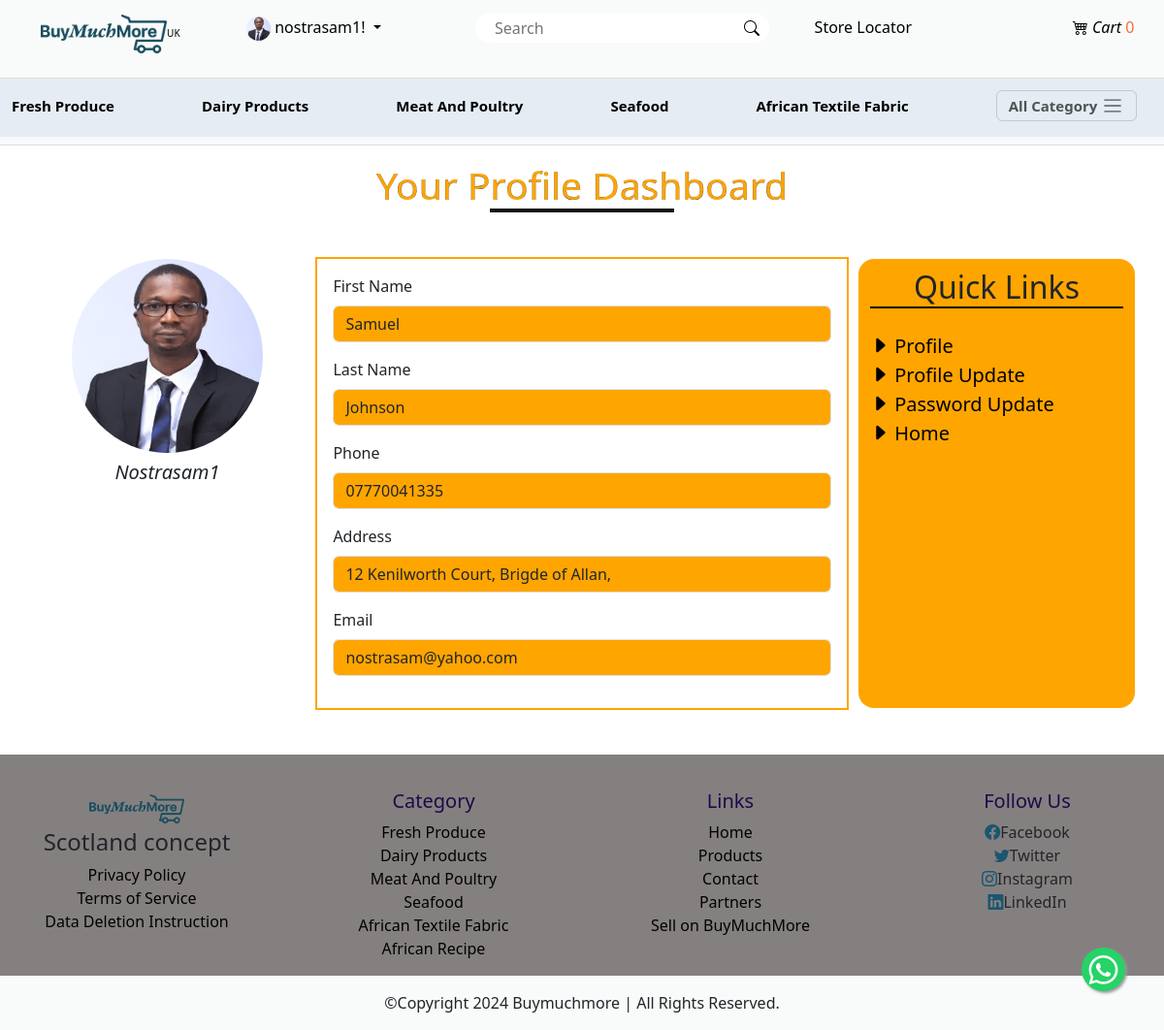
Screenshot of /profile (signed in) with the database file from the repository.
### main/models.py (models this page shows, shortened)
class AppInfo(models.Model):
    appname = models.CharField(max_length=50)
    logo = models.ImageField(upload_to='logo')
    carousel1 = models.ImageField(upload_to='carousel')
    carousel2 = models.ImageField(upload_to='carousel')
    carousel3 = models.ImageField(upload_to='carousel')
    banner = models.ImageField(upload_to='banner')
    copyright = models.IntegerField()

class Customer(models.Model):
    user = models.OneToOneField(User, on_delete=models.CASCADE)
    stripe_customer_id = models.CharField(max_length=255, blank=True, null=True)
    first_name = models.CharField(max_length=50)
    last_name = models.CharField(max_length=50)
    email = models.EmailField(max_length=254)
    address = models.CharField(max_length=150)
    phone = models.CharField(max_length=50)
    pix = models.ImageField(upload_to='customer')
    latitude = models.FloatField(default=0.0)
    longitude = models.FloatField(default=0.0)

class Category(models.Model):
    brand = models.CharField(max_length=50)
    slug = models.SlugField(unique=True)
    description = models.TextField()
    pix = models.ImageField(upload_to='pix')

### main/views.py (the view)
# urls.py: path('profile', views.profile, name='profile'),
@login_required(login_url='signin')
def profile(request):
    try:
        userprof = Customer.objects.get(user__username=request.user.username)
        cart = Cart.objects.filter(user=request.user, status='paid')
        context = {
            'userprof': userprof,
            'cart': cart,
        }
        return render(request, 'profile.html', context)
    except Customer.DoesNotExist:
        return redirect('kyc_upload')  # Make sure 'kyc' is the correct URL pattern for the KYC page

### main/context_processor.py (called while the page is built)
def slick(request):
    info = AppInfo.objects.get(pk=1)
    categ = Category.objects.all()
    categs = FeatureItem.objects.all()
    context = {
        'info':info,
        'categ':categ,
        'categs':categs,
    }
    return context

def cart_total_quantity(request):
    if request.user.is_authenticated:
        total_quantity = Cart.objects.filter(user=request.user, paid=False).aggregate(total_quantity=Sum('quantity'))['total_quantity'] or 0
    else:
        total_quantity = 0
    return {'total_quantity': total_quantity}

### main/templates/profile.html
{% extends 'base.html' %}
{% block header %} {% include 'header.html' %} {% endblock header %}
{% block content %}
<div class="container detailh1">
  <div class="row">
    <h1 class="text-center title mt-5 mb-5">your profile dashboard</h1>
    <div class="col-12 col-md-3 pavatar">
      <img src="{{userprof.pix.url}}" alt="">
      <h5>{{userprof.user}}</h5>
    </div>
    <div class="col-12 col-md-6 pform">
      <form>
        <div class="mb-3">
          <label for="exampleInputEmail1" class="form-label">First Name</label>
          <input type="text" value="{{userprof.first_name}}" class="form-control" id="exampleInputEmail1" aria-describedby="emailHelp">
        </div>
        <div class="mb-3">
          <label for="exampleInputEmail1" class="form-label">Last Name</label>
          <input type="text" value="{{userprof.last_name}}" class="form-control" id="exampleInputEmail1" aria-describedby="emailHelp">
        </div>
        <div class="mb-3">
          <label for="exampleInputEmail1" class="form-label">Phone</label>
          <input type="text" value="{{userprof.phone}}" class="form-control" id="exampleInputEmail1" aria-describedby="emailHelp">
        </div>
        <div class="mb-3">
          <label for="exampleInputEmail1" class="form-label">Address</label>
          <input type="text" value="{{userprof.address}}" class="form-control" id="exampleInputEmail1" aria-describedby="emailHelp">
        </div>
        <div class="mb-3">
          <label for="exampleInputEmail1" class="form-label">Email</label>
          <input type="email" value="{{userprof.email}}" class="form-control" id="exampleInputEmail1" aria-describedby="emailHelp">
        </div>
      </form>
    </div>
    <div class="col-12 col-md-3 plink">
      <h2 class="text-center">Quick Links</h2>
      <ul class="list-unstyled pt-3">
        <li><a href="{% url 'profile' %}"><i class="bi bi-caret-right-fill"></i> profile</a></li>
        <li><a href="{% url 'profile_update' %}"><i class="bi bi-caret-right-fill"></i> profile update</a></li>
        <li><a href="{% url 'password_update' %}"><i class="bi bi-caret-right-fill"></i> password update</a></li>
        <li><a href="{% url 'home' %}"><i class="bi bi-caret-right-fill"></i> home</a></li>
      </ul>
    </div>
  </div>
</div>
{% endblock content %}
{% block footer %} {% include 'footer.html' %} {% endblock footer %}

### main/templates/header.html (shortened to what this page needs)
{% load static %}
<body>
<nav class="navbar navbar-expand-lg">
    <div class="container">
      <a class="navbar-brand uk" href="{% url 'home' %}"><img src="{{info.logo.url}}" style="height: 40px;">UK</a>
      <div class="collapse navbar-collapse" id="navbarSupportedContent">
        <ul class="navbar-nav me-auto mb-2 mb-lg-0">
          {% if user.is_authenticated %}
          <li class="nav-item dropdown">
            <a class="nav-link dropdown-toggle" href="#" role="button" data-bs-toggle="dropdown" aria-expanded="false">
              {% if user.customer %}
              <img src="{{user.customer.pix.url}}" style="height: 25px;">
              {% endif %}
              {% if request.user %}
              <span>{{user.username}}!</span>
              {% endif %}
            </a>
          </li>
          {% else %}
          <li class="nav-item">
            <a class="nav-link" href="{% url 'signin' %}"> Login </a>
          </li>
          {% endif %}
          <form action="{% url 'search' %}" method="POST">
            <div class="search-container" style="position: relative; width: 100%;">
                <input type="text" placeholder="Search" name="search" style="width: 100%; padding-right: 40px;">
                <button type="submit" class="bi bi-search" style="position: absolute; right: 0; top: 0; height: 100%; border: none; background: none; padding: 0 10px; cursor: pointer;">
                </button>
            </div>
        </form>
         <div>
        {% if user.is_authenticated %}
                    {% if user.customer %}
                        <li class="nav-item">
                            <a class="nav-link text-nowrap" href="{% url 'nearest_locations_for_customer' customer_id=user.customer.id %}">Store Locator</a>
                        </li>
                    {% elif user.merchant %}
                        <li class="nav-item">
                            <a class="nav-link text-nowrap delivery" href="{% url 'nearest_locations_for_merchant' merchant_id=user.merchant.id %}">Delivery Service Locator</a>
                        </li>
                    {% endif %}
                    {% endif %}
                  </div>
                  <div>
                    <li class="nav-item carticon">
                        <a class="nav-link text-nowrap " href="{% url 'cart' %}">
                            <i class="bi bi-cart4 cartcount"> Cart</i>
                            <span class="cart-count">
                                {% if total_quantity %}
                                    {{ total_quantity }}
                                {% else %}
                                    0
                                {% endif %}
                            </span>
                        </a>
                    </li>
                </div>
            </div>
          </div>
        </nav>
        <nav class="navbar bg-body-tertiary categonav">
          <div class="container-fluid bar">
            {% for item in categ|slice:":5" %}
            <a class="navbar-brand" href="{% url 'category' item.id item.slug %}">{{item.brand|title}}</a>
            {% endfor %}
            <button class="navbar-toggler" type="button" data-bs-toggle="offcanvas" data-bs-target="#offcanvasNavbar" aria-controls="offcanvasNavbar" aria-label="Toggle navigation">
              <span class="allcateg">All Category</span> <span class="navbar-toggler-icon actaeg"></span>
            </button>
        </nav>
</body>

### main/templates/footer.html (shortened to what this page needs)
{% load static %}
<div class="footer mt-5">
    <div class="footer2-container">
      <div class="row">
        <div class="col-12 col-sm6 col-md-6 col-lg-3 text-center">
          <div>
            <img src="{{info.logo.url}}" alt="">
            <h4>Scotland concept</h4>
            <ul class="list-unstyled">
              <li><a href="{% url 'privacy_policy' %}">Privacy Policy</a></li>
              <li><a href="{% url 'terms_service' %}">Terms of Service</a></li>
              <li><a href="{% url 'deletion_instruction' %}">Data Deletion Instruction</a></li>
            </ul>
          </div>
        </div>
        <div class="col-12 col-sm-6 col-md-6 col-lg-3 text-center">
          <h2>Category</h2>
          <ul class="list-unstyled">
              {% for item in categ %}
              <li><a class="dropdown-item" href="{% url 'category' item.id item.slug %}">{{item.brand|title}}</a></li>
              {% endfor %}
            </ul>
        </div>
        <div class="col-12 col-sm-6 col-md-6 col-lg-3 text-center">
          <h2>Links</h2>
          <ul class="list-unstyled">
            <li><a href="{% url 'home' %}">Home</a></li>
            <li><a href="{% url 'products' %}">Products</a></li>
            <li><a href="{% url 'contact' %}">Contact</a></li>
            <li><a href="{% url 'partnerregistration' %}">Partners</a></li>
            <li class="nav-item"><a class="nav-link text-nowrap" href="{% url 'merchregistration' %}">Sell on BuyMuchMore</a></li>
          </ul>
        </div>
        <div class="col-12 col-sm-6 col-md-6 col-lg-3 text-center">
          <h2>Follow Us</h2>
          <ul class="list-unstyled">
            <li><i class="bi bi-facebook"></i>Facebook</li>
            <li><i class="bi bi-twitter"></i>Twitter</li>
            <li><i class="bi bi-instagram"></i>Instagram</li>
            <li><i class="bi bi-linkedin"></i>LinkedIn</li>
          </ul>
        </div>
      </div>
    </div>
    <div class="container-fluid">
      <div class="row text-center footer2">
        <div class="col-12">
          <p class="pt-3">&copy;copyright <span>{{info.copyright}}</span> buymuchmore | all rights reserved.</p>
        </div>
      </div>
    </div>

### main/static/css/style.css (style rules this page uses)
* { padding: 0%; margin: 0%; box-sizing: border-box; }
.navbar { background-color: rgb(241, 245, 247); }
.navbar-nav .nav-link { color: black; font-weight: 500; margin-left: 28%; }
.navbar-nav .nav-link img { border-radius: 100%; }
.dropdown-toggle { margin-left: 29% !important; }
.navbar .uk { font-size: 10px; padding-bottom: 1.4%; }
.collapse .search-container { float: right; margin: 6px; padding-left: 140px; }
.collapse .search-container input[type=text] { width: 330px; height: 30px; border-radius: 25px; border: black; padding-left: 20px; }
.collapse .bi-search { background-color: none; color: none; border: none; }
.cart-count { color: rgb(243, 111, 55) !important; }
.title { text-transform: capitalize; color: orange; font-weight: 400; font-size: 39px; display: inline-block !important; -webkit-text-stroke: 0.2px rgb(30, 29, 29); padding-left: 40%; }
.title::after { content: ''; display: block; width: 190px; height: 4px; background-color: rgb(23, 22, 22); margin-left: auto; margin-right: auto; }
.footer { background-color: #858080; padding-top: 3%; }
.footer img { height: 40px; }
.footer h2 { text-transform: capitalize; color: rgb(27, 11, 71); font-size: 20px; }
.footer ul a { text-decoration: none; color: black; }
.footer ul i { color: rgb(26, 86, 110); }
.footer img { padding: 5px; }
.footer2 { background: rgb(249, 250, 250); }
.footer2 p { font-weight: 500; text-transform: capitalize; }
.carticon { padding-bottom: 10% !important; padding-left: 160px !important; }
.categonav .bar { height: 8vh; background-color: #e5ecf3 !important; }
.categonav a { font-size: 15px !important; font-style: normal; font-weight: 600; }
.categonav span { font-size: 15px !important; font-style: normal; font-weight: 600; }
.pavatar { text-align: center; }
.pavatar img { height: 200px; border-radius: 100%; }
.pavatar h5 { font-style: italic; text-transform: capitalize; margin-top: 3%; }
.plink { background-color: orange; border-radius: 1rem; }
.plink h2 { text-transform: capitalize; border-bottom: 2px solid black; margin-top: 4%; }
.plink ul a { text-decoration: none; text-transform: capitalize; color: black; font-size: 20px; }
.pform form { outline: 2px solid orange; padding: 3%; }
.pform form input { background-color: orange; }

### main/templates/header.html (style rules this page uses)
body { padding-top: 120px; }
.navbar { position: fixed; top: 0; width: 100%; z-index: 1030; background: rgb(249, 250, 250); border-bottom: 1px solid #ddd; }
.categonav { position: fixed; top: 68px; width: 100%; z-index: 1020; background-color: #f8f9fa; border-top: 1px solid #ddd; border-bottom: 1px solid #ddd; }
.container-fluid.bar { display: flex; justify-content: space-between; align-items: center; }
.navbar-toggler { margin-right: 1rem; }

### rows the page displays
AppInfo: logo (picture), copyright "2024"
Category: brand "Fresh Produce"
Category: brand "Dairy Products"
Category: brand "Meat And Poultry"
Category: brand "Seafood"
Category: brand "African Textile Fabric"
Customer: pix (picture), user "Nostrasam1", first_name "Samuel", last_name "Johnson", phone "07770041335", address "12 Kenilworth Court, Brigde of Allan,", email "nostrasam@yahoo.com"
Category: brand "African Recipe"

### other values shown
{{ user.username }} "nostrasam1"
